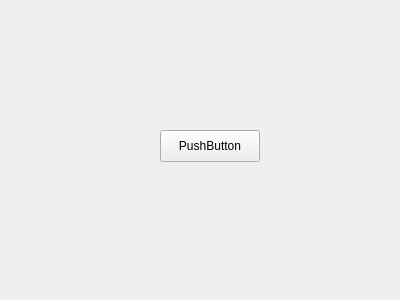
<?xml version="1.0" encoding="UTF-8"?>
<ui version="4.0">
 <class>Form</class>
 <widget class="QWidget" name="Form">
  <property name="geometry">
   <rect>
    <x>0</x>
    <y>0</y>
    <width>400</width>
    <height>300</height>
   </rect>
  </property>
  <property name="windowTitle">
   <string>Form</string>
  </property>
  <widget class="QPushButton" name="pushButton">
   <property name="geometry">
    <rect>
     <x>160</x>
     <y>130</y>
     <width>100</width>
     <height>32</height>
    </rect>
   </property>
   <property name="text">
    <string>PushButton</string>
   </property>
  </widget>
 </widget>
 <resources/>
 <connections/>
</ui>
